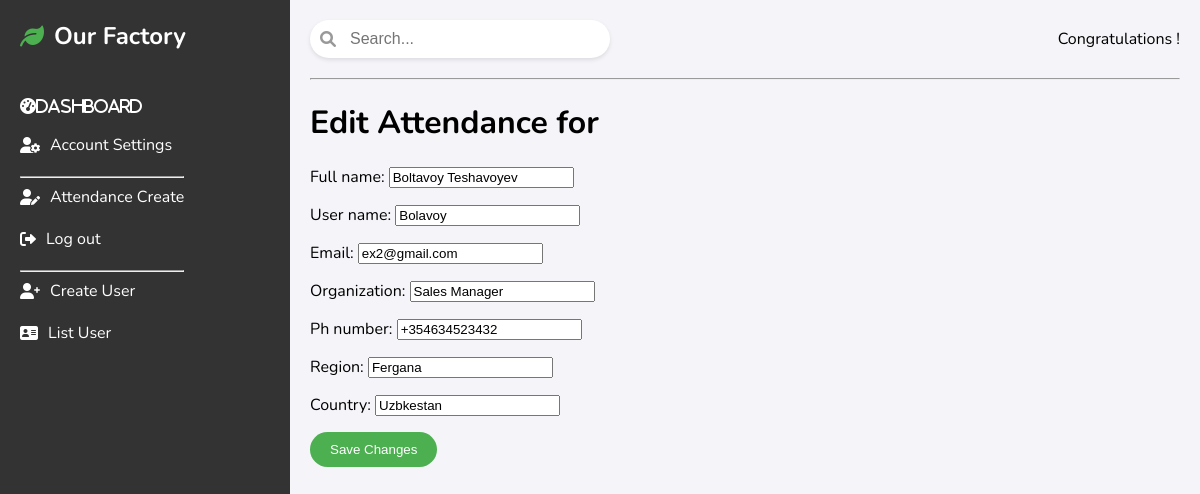
The page /list-edit/3/ on the database its author committed.
### MainApp/models.py (models this page shows, shortened)
class Staff(models.Model):
    full_name = models.CharField(max_length=255)
    user_name = models.CharField(max_length=255, unique=True)
    login_password = models.CharField(max_length=128, null=True, blank=True)
    email = models.EmailField(unique=True)
    organization = models.CharField(max_length=255)
    ph_number = models.CharField(max_length=15)
    address = models.CharField(max_length=255)
    region = models.CharField(max_length=255)
    country = models.CharField(max_length=255)
    profile_pic = models.ImageField(upload_to='media/users')
    super_staff = models.BooleanField(default=False)
    class Meta:
        verbose_name_plural = 'Staffs'
        verbose_name = 'Staff'

### Dashboard/views.py (the view)
# urls.py: path('list-edit/<int:staff_id>/', views.edit_staff, name='list_edit'),
def edit_staff(request, staff_id):
    staff = get_object_or_404(models.Staff, id=staff_id)
    if request.method == 'POST':
        form = forms.StaffForm(request.POST, instance=staff)
        if form.is_valid():
            form.save()
            return redirect('list')
    else:
        form = forms.StaffForm(instance=staff)
    return render(request, 'dash/edit_attendance.html', {'form': form})

### MainApp/forms.py
class StaffForm(forms.ModelForm):
    class Meta:
        model = Staff
        fields = ['full_name', 'user_name', 'email', 'organization', 'ph_number', 'region', 'country']

### templates/dash/edit_attendance.html (shortened to what this page needs)
<!DOCTYPE html>
<html lang="en">
{% load static %}
<head>
    <link rel="stylesheet" href="{% static 'style1.css' %}">
    <link rel="stylesheet" href="https://cdnjs.cloudflare.com/ajax/libs/font-awesome/6.0.0/css/all.min.css">
</head>
<body>
    <div class="container">
        <aside class="sidebar">
            <div class="logo">
                <i class="fas fa-leaf"></i>
                <span class="logo-text">Our Factory</span>
            </div>
            <nav class="nav">
                <ul>
                    <li><a href="{% url 'dash' %}"<i class="fas fa-tachometer-alt"></i> Dashboard</a></li>
                    <li><a href="{% url 'accounts' %}"><i class="fas fa-user-cog"></i> Account Settings</a></li>
                    <hr>
                    <li><a href="{% url 'attendance_create' %}"><i class="fas fa-user-edit"></i> Attendance Create</a></li>
                    <li><a href="{% url 'logout' %}"><i class="fas fa-sign-out-alt"></i> Log out</a></li>
                    <hr>
                    <li><a href="{% url 'register_staff' %}"><i class="fas fa-user-plus"></i> Create User</a></li>
                    <li><a href="{% url 'list' %}"><i class="fas fa-address-card"></i> List User</a></li>
                </ul>
            </nav>
        </aside>
        <main class="main-content">
            <header class="header">
                <div class="search-bar">
                    <input type="text" placeholder="Search...">
                    <i class="fas fa-search search-icon"></i>
                </div>
                <div class="user-info">
                    <span>Congratulations {{ user.user_name }}!</span>
                </div>
            </header>
            <hr>
            <h1>Edit Attendance for {{ attendance.staff.full_name }}</h1>
                <form action="{% url 'attendance_create' %}" method="POST">
                    {{ form.as_p }}
                    <button type="submit" class="btn btn-primary">Save Changes</button>
                </form>
        </main>
    </div>
</body>
</html>

### static/style1.css (style rules this page uses)
body { font-family: 'Nunito', sans-serif; margin: 0; padding: 0; display: flex; background-color: #f4f4f9; }
.container { display: flex; height: 100vh; width: 100%; }
.sidebar { background-color: #333; color: #fff; padding: 20px; width: 250px; height: 1020px; display: flex; flex-direction: column; align-items: flex-start; overflow: auto; }
.logo { font-size: 24px; font-weight: 700; margin-bottom: 30px; display: flex; align-items: center; }
.logo i { margin-right: 10px; color: #4caf50; }
.nav ul { list-style-type: none; padding: 0; }
.nav li { margin-bottom: 20px; }
.nav a { color: #fff; text-decoration: none; display: flex; align-items: center; transition: color 0.3s; }
.nav i { margin-right: 10px; }
.main-content { flex: 1; padding: 20px; }
.header { display: flex; justify-content: space-between; align-items: center; margin-bottom: 20px; }
.search-bar { position: relative; }
.search-bar input { padding: 10px 10px 10px 40px; border: none; border-radius: 20px; box-shadow: 0 2px 4px rgba(0, 0, 0, 0.1); width: 250px; font-size: 16px; }
.search-icon { position: absolute; left: 10px; top: 50%; transform: translateY(-50%); color: #999; }
.user-info { display: flex; align-items: center; }
.btn-primary { background-color: #4caf50; color: #fff; padding: 10px 20px; border: none; border-radius: 20px; cursor: pointer; transition: background-color 0.3s; }

### rows shown on the page
Staff: full_name "Boltavoy Teshavoyev", user_name "Bolavoy", email "ex2@gmail.com", organization "Sales Manager", ph_number "+354634523432", region "Fergana", country "Uzbkestan"
